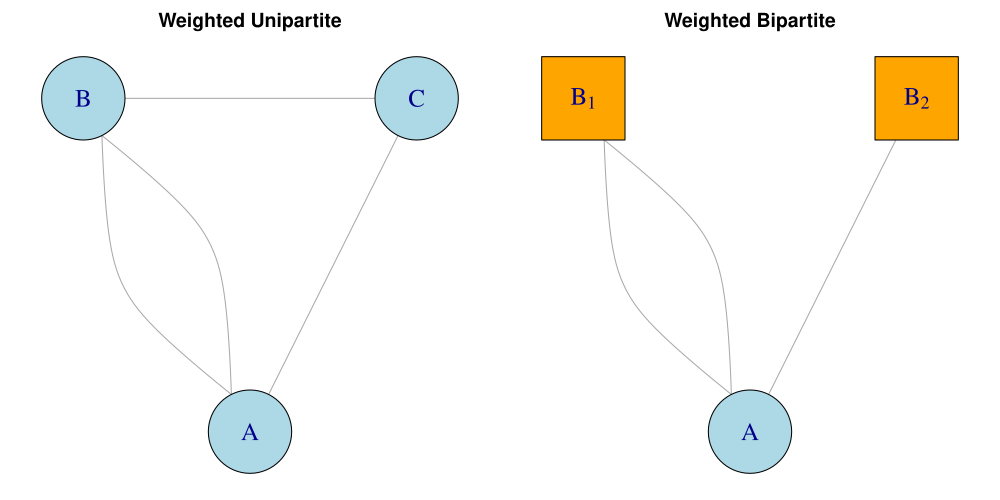

This figure's R source:
# Load required package
library(igraph)

# Updated edges for unipartite graph (including B–C)
edges1 <- c("A", "B", "A", "B", "A", "C", "B", "C")
g1 <- graph(edges1, directed = FALSE)

# Bipartite graph: relabel B, C to B_1 and B_2
edges2 <- c("A", "B_1", "A", "B_1", "A", "B_2")
g2 <- graph(edges2, directed = FALSE)

# Curved edges
E(g1)$curved <- curve_multiple(g1)
E(g2)$curved <- curve_multiple(g2)

# Define layout (V shape, A at bottom)
layout_v1 <- matrix(c(0, -1, -1, 1, 1, 1), ncol = 2, byrow = TRUE) # A, B, C
layout_v1 <- layout_v1[match(V(g1)$name, c("A", "B", "C")), ]

layout_v2 <- matrix(c(0, -1, -1, 1, 1, 1), ncol = 2, byrow = TRUE) # A, B_1, B_2
layout_v2 <- layout_v2[match(V(g2)$name, c("A", "B_1", "B_2")), ]

# Open PDF
pdf("examples/uni_vs_bip.pdf", width = 10, height = 5)
par(mfrow = c(1, 2), mar = c(0.5, 0.5, 2, 0.5))

# Plot 1: Unipartite with B–C edge
plot(
  g1,
  layout = layout_v1,
  main = "Weighted Unipartite",
  vertex.size = 50,
  vertex.label.cex = 1.5,
  vertex.color = "lightblue",
  vertex.frame.color = "black"
)

# Plot 2: Bipartite with B[1], B[2] and shapes
V(g2)$shape <- ifelse(V(g2)$name == "A", "circle", "square")
V(g2)$color <- ifelse(V(g2)$name == "A", "lightblue", "orange")

label_expr <- expression("A", B[1], B[2])
label_expr <- label_expr[match(V(g2)$name, c("A", "B_1", "B_2"))]

plot(
  g2,
  layout = layout_v2,
  main = "Weighted Bipartite",
  vertex.size = 50,
  vertex.label = label_expr,
  vertex.label.cex = 1.5,
  vertex.frame.color = "black"
)

dev.off()
